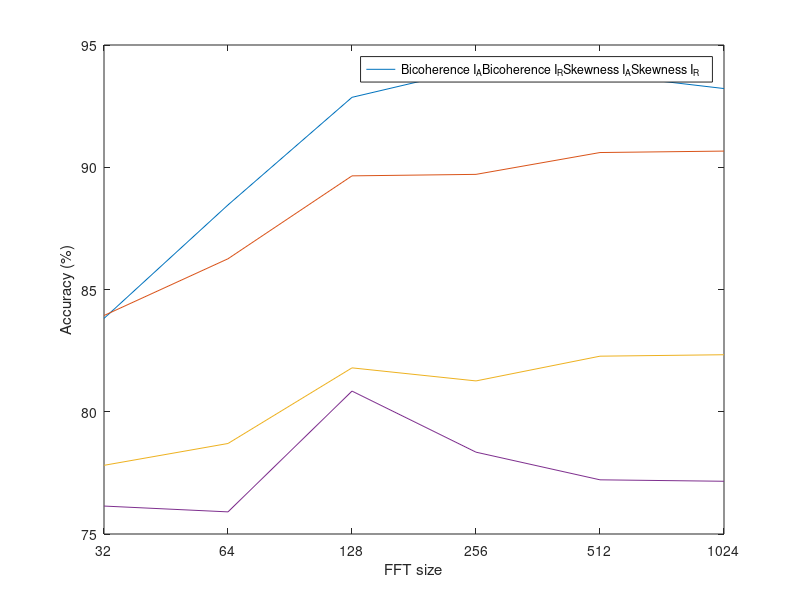
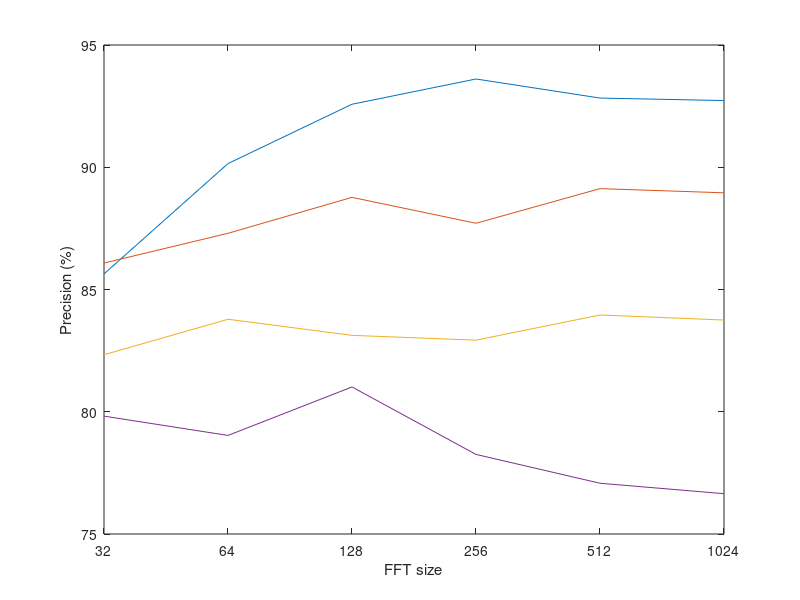
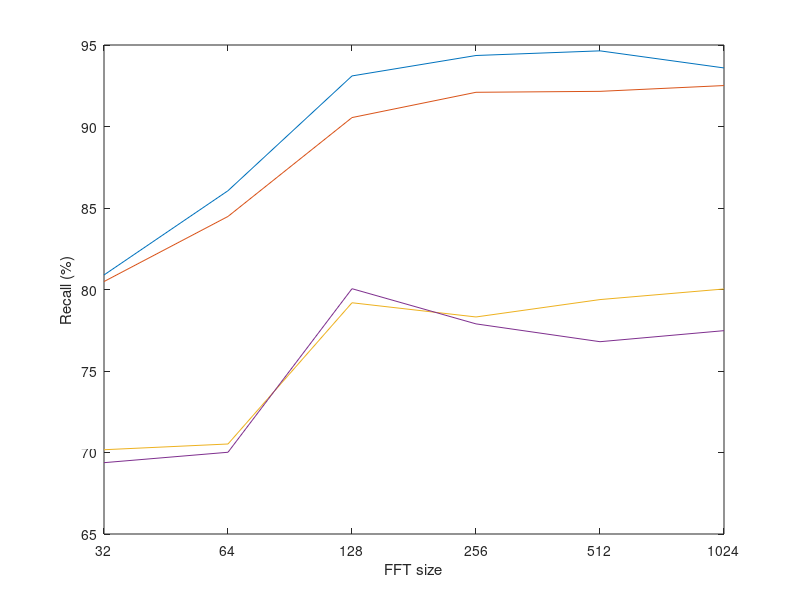

The MATLAB script that drew these images, in order:
bic_ax_accuracy = [83.817,88.459,92.860,94.052,93.814,93.219];
bic_ax_precision = [85.638,90.151,92.577,93.610,92.830,92.728];
bic_ax_recall = [80.891,86.061,93.103,94.356,94.641,93.593];
bic_rad_accuracy = [83.936,86.257,89.648,89.709,90.602,90.661];
bic_rad_precision = [86.082,87.299,88.769,87.709,89.126,88.955];
bic_rad_recall = [80.488,84.482,90.548,92.099,92.157,92.512];
sk_ax_accuracy = [77.809,78.702,81.795,81.261,82.273,82.332];
sk_ax_precision = [82.332,83.783,83.125,82.928,83.958,83.751];
sk_ax_recall = [70.170,70.522,79.187,78.315,79.382,80.032];
sk_rad_accuracy = [76.143,75.905,80.845,78.347,77.216,77.157];
sk_rad_precision = [79.821,79.032,81.014,78.255,77.076,76.649];
sk_rad_recall = [69.376,70.015,80.049,77.891,76.798,77.475];

n = [1,2,3,4,5,6];
ticks = [1,2,3,4,5,6]
xlabels = {'32','64','128','256','512','1024'};
figure(1)
plot(n,bic_ax_accuracy,n,bic_rad_accuracy,n,sk_ax_accuracy,n,sk_rad_accuracy)
legend(["Bicoherence I_A", "Bicoherence I_R", "Skewness I_A", "Skewness I_R"])
xticks(ticks)
xticklabels(xlabels)
xlabel("FFT size")
ylabel("Accuracy (%)")

figure(2)
plot(n,bic_ax_precision,n,bic_rad_precision,n,sk_ax_precision,n,sk_rad_precision)
%legend(["Bicoherence I_A", "Bicoherence I_R", "Skewness I_A", "Skewness I_R"])
xticks(ticks)
xticklabels(xlabels)
xlabel("FFT size")
ylabel("Precision (%)")


figure(3)
plot(n,bic_ax_recall,n,bic_rad_recall,n,sk_ax_recall,n,sk_rad_recall)
%legend(["Bicoherence I_A", "Bicoherence I_R", "Skewness I_A", "Skewness I_R"])
xticks(ticks)
xticklabels(xlabels)
xlabel("FFT size")
ylabel("Recall (%)")
